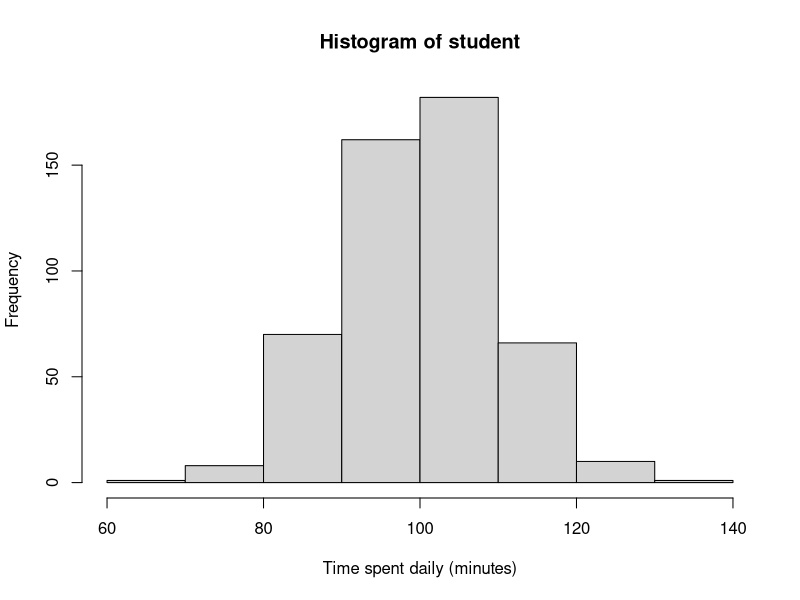
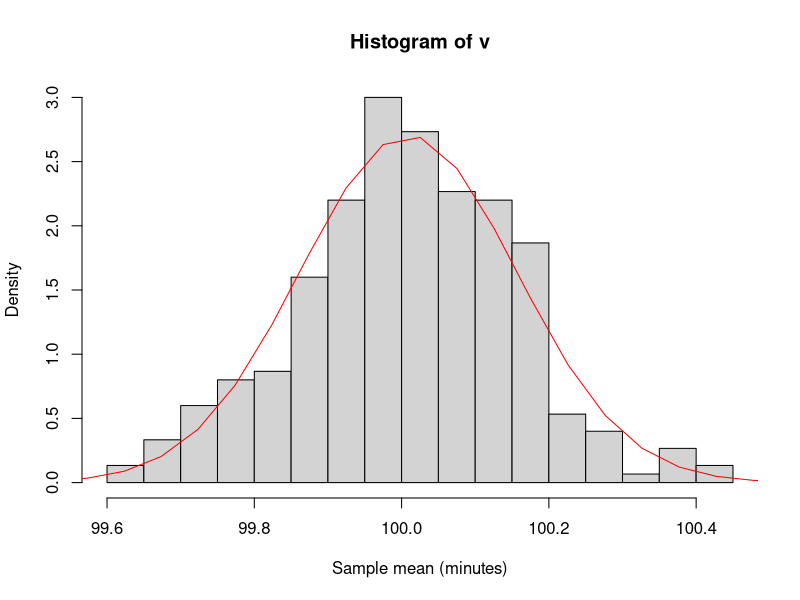
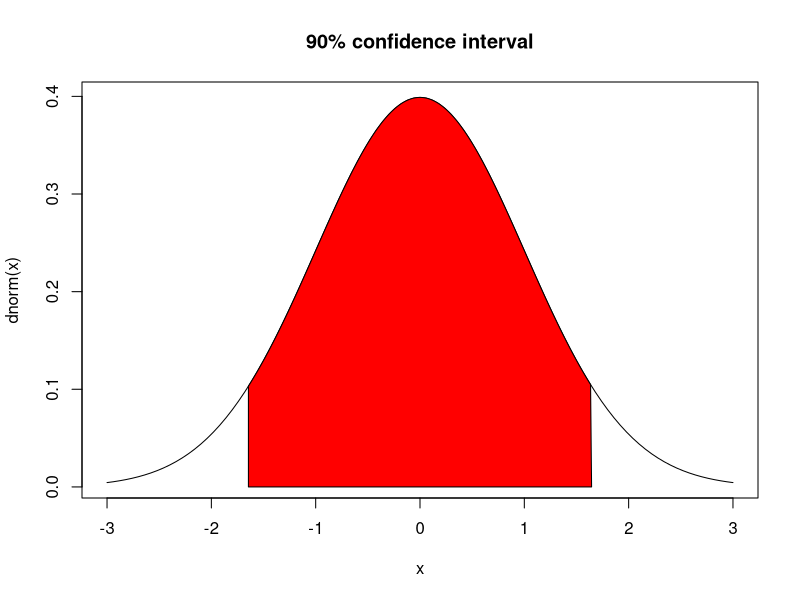
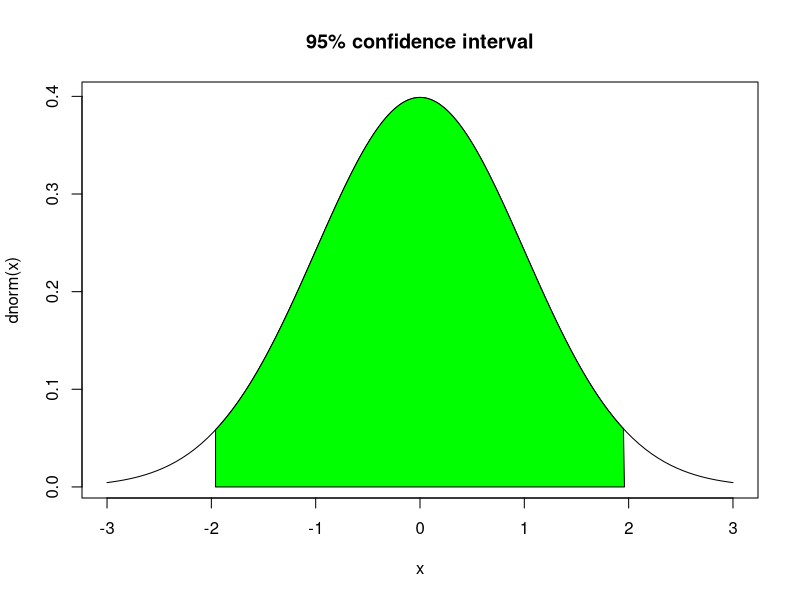
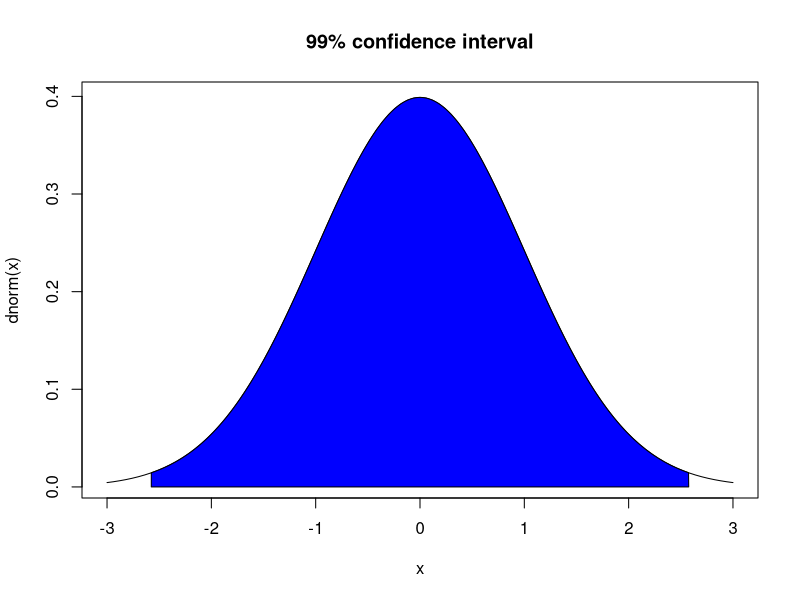
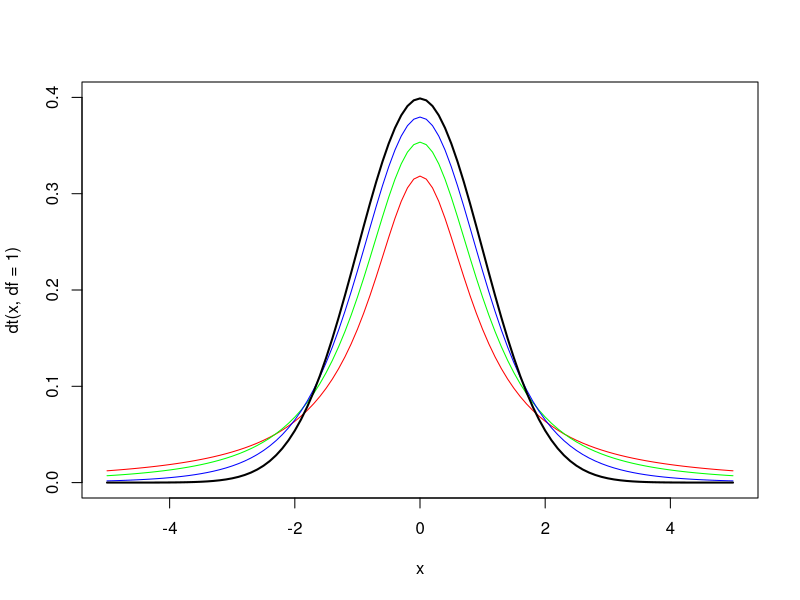

Write R code to recreate these figures, in order.
## ---- chunk 1
n <- 500
time.mean <- 100
time.sd <- 10
student <- rnorm(n,mean = time.mean,sd=time.sd)
hist(student,breaks = 10,xlab="Time spent daily (minutes)")
print(mean(student))
print(sd(student))
## ---- chunk 2
n <- 5000
m <- 300
time.mean <- 100
time.sd <- 10
v <- vector()
for(i in 1:m) {
  x <- rnorm(n,time.mean,time.sd)
  avg <- mean(x)
  std <- sd(x)
  v <- c(v,avg)
  # print(avg)
  # print(std/sqrt(n))
}
hist(v,breaks = 15,freq = FALSE,xlab="Sample mean (minutes)")
curve(dnorm(x,mean(v),sd(v)),from = 95,to = 105,add = TRUE,n = 200,col="red")
mean(v)
sd(v)
## ---- chunk 3
q90 <- qnorm(0.95)  # 90% confidence interval
curve(dnorm,from = -3,to = 3,main="90% confidence interval")
x <- c(-q90,seq(-q90,q90,by = 0.01),q90)
y <- c(0,dnorm(seq(-q90,q90,by = 0.01)),0)
polygon(x,y,col="red")
## ---- chunk 4
q95 <- qnorm(0.975)  # 95% confidence interval
curve(dnorm,from = -3,to = 3,main="95% confidence interval")
x <- c(-q95,seq(-q95,q95,by = 0.01),q95)
y <- c(0,dnorm(seq(-q95,q95,by = 0.01)),0)
polygon(x,y,col="green")
## ---- chunk 5
q99 <- qnorm(0.995) # 99% confidence interval
curve(dnorm,from = -3,to = 3,main="99% confidence interval")
x <- c(-q99,seq(-q99,q99,by = 0.01),q99)
y <- c(0,dnorm(seq(-q99,q99,by = 0.01)),0)
polygon(x,y,col="blue")
## ---- chunk 6
q90 <- qnorm(0.950)  # 90% confidence interval
round(q90,2)
q95 <- qnorm(0.975)  # 95% confidence interval
round(q95,2)
q99 <- qnorm(0.995)  # 99% confidence interval
round(q99,2)
std.err <- 10/sqrt(500)
conf.90 <- c(100-q90*std.err,100+q90*std.err) #[99.26, 100.74]
round(conf.90,2)
conf.95 <- c(100-q95*std.err,100+q95*std.err) #[99.12, 100.88]
round(conf.95,2)
conf.99 <- c(100-q99*std.err,100+q99*std.err) #[98.85, 101.15]
round(conf.99,2)
## ---- chunk 7
library(MASS)
x <- mvrnorm(n = 500,mu = 100,Sigma = 100,empirical = TRUE)
mean(x)
sd(x)
## ---- chunk 8
library(MASS)
x <- mvrnorm(n = 500,mu = 100,Sigma = 100,empirical = TRUE)
t.test(x,conf.level = 0.90)    #[99.26, 100.74]
t.test(x,conf.level = 0.95)    #[99.12, 100.88]
t.test(x,conf.level = 0.99)    #[98.84, 101.16]

## ---- chunk 9
library(MASS)
x <- mvrnorm(n = 500,mu = 99,Sigma = 100,empirical = TRUE)
result <- t.test(x,mu = 100)
result
if(result$p.value>0.05){
  print("We cannot reject the null hypothesis")
} else {
  print("We reject the null hypothesis")}
## ---- chunk 10
library(MASS)
x1 <- mvrnorm(n = 50,mu = 99,Sigma = 100,empirical = TRUE)
x2 <- mvrnorm(n = 50,mu = 98,Sigma = 25,empirical = TRUE)
result <- t.test(x1,x2)
result
if(result$p.value>0.05){
  print("We cannot reject the null hypothesis")
} else {
  print("We reject the null hypothesis")}
## ---- chunk 11
qnorm(0.95)
qnorm(0.975)
qnorm(0.995)
qt(0.95,df = 10)
qt(0.975,df = 10)
qt(0.995,df = 10)
curve(dt(x,df = 1),from = -5,to = 5,ylim = c(0,0.4),col = "red")
curve(dt(x,df = 2),from = -5,to = 5,col = "green",add=TRUE)
curve(dt(x,df = 5),from = -5,to = 5,col = "blue",add = TRUE)
curve(dnorm,add=TRUE,col ="black",lwd=2)

## ---- chunk 12
result <- prop.test(57,n = 150,p = 0.3,alternative = "greater")
result
if(result$p.value>0.05) {
  print("We cannot reject the null hypothesis ")
} else {
  print("We accept the alternative hypothesis")
}

## ---- chunk 13
result <- prop.test(x=c(128,170), n=c(428,682))
result
if(result$p.value>0.05) {
  print("We cannot reject the null hypothesis ")
} else {
  print("We accept the alternative hypothesis")
}
